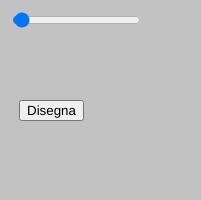
Frame 1 (no input)
Frame 60 (no input): identical to frame 1, image omitted
Frame 120 (the mouse pressed at the canvas centre since frame 60): identical to frame 1, image omitted

The p5.js sketch that drew this single still picture (run headless with seeded random() and noise() and a simulated clock; from frame 60 on, the mouse is pressed at the canvas centre):

// p5.js sketch
// ── sketch.js
let kk=100;
let k=1;
let w=(2*kk+1);
let h=2*kk;
let windth=w*k;
let heigth=h*k;

let A=new Array(h);
let B=new Array((h+1)*(w+1));
B[1]=false;
let i,j;
let slider;

function primi(){

  for(i=2;i<w*h+1;i++){
    B[i]=true;
  }
  for(i=2;i<w*h+1;i++){
    if(B[i]==true){
      j=i;
      while(i*j<w*h+1){
        B[i*j]=false;
        j+=1;
      }
    }
  }
}


function AAA(){

kk=slider.value();
  button.remove();
  slider.remove();
   w=(2*kk+1);
   h=2*kk;
   windth=w*k;
   heigth=h*k;

  createCanvas(windth,heigth);
  pixelDensity(5);
  primi();
  for(i=0;i<h;i++){
    A[i]=new Array(w);
  }
  let x=(w-1)/2;
  let y=h/2;
  let q=1;
  let qq=0;
  let qqq;
  i=1;
  while(y<h){
    qqq=0;
    if(qq==0){
      while(qqq<q){
        A[y][x]=i;
        x++;
        qqq++;
        i++;
      }
    }
    if(qq==1){
      while(qqq<q){
        A[y][x]=i;
        y--;
        qqq++;
        i++;
      }
      q++;
    }
    if(qq==2){
      while(qqq<q){
        A[y][x]=i;
        x--;
        qqq++;
        i++;
      }
    }
    if(qq==3){
      while(qqq<q){
        A[y][x]=i;
        y++;
        qqq++;
        i++;
      }
      q++;
    }
    qq=(qq+1)%4;
  }
  for(i=0;i<h;i++){
    for(j=0;j<w;j++){
      if(B[A[i][j]]){
          fill(0,255,100,255);
          noStroke();
          square(j*k,i*k, k);
      }else{
          fill(20,20,100,255);
       noStroke();
       square(j*k,i*k, k);
      }
    }
  }

}



function setup() {
  createCanvas(windth,heigth);
  background(100,100,100,100);

  slider=createSlider(1,1300,20,1);
  slider.position(10,10);

  button = createButton('Disegna');
  button.position(19, 100);
  button.mousePressed(AAA);



}

function draw() {

}
